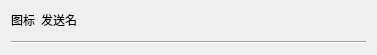
<?xml version="1.0" encoding="UTF-8"?>
<ui version="4.0">
 <class>ChatWgtItem</class>
 <widget class="QWidget" name="ChatWgtItem">
  <property name="geometry">
   <rect>
    <x>0</x>
    <y>0</y>
    <width>377</width>
    <height>45</height>
   </rect>
  </property>
  <property name="sizePolicy">
   <sizepolicy hsizetype="Expanding" vsizetype="Fixed">
    <horstretch>0</horstretch>
    <verstretch>0</verstretch>
   </sizepolicy>
  </property>
  <property name="windowTitle">
   <string>Form</string>
  </property>
  <layout class="QGridLayout" name="gridLayout">
   <item row="1" column="1">
    <widget class="QWidget" name="widgetUserSendData" native="true">
     <property name="sizePolicy">
      <sizepolicy hsizetype="Preferred" vsizetype="Fixed">
       <horstretch>0</horstretch>
       <verstretch>0</verstretch>
      </sizepolicy>
     </property>
    </widget>
   </item>
   <item row="0" column="1">
    <widget class="QLabel" name="labelUserName">
     <property name="sizePolicy">
      <sizepolicy hsizetype="Preferred" vsizetype="Fixed">
       <horstretch>0</horstretch>
       <verstretch>0</verstretch>
      </sizepolicy>
     </property>
     <property name="text">
      <string>发送名</string>
     </property>
    </widget>
   </item>
   <item row="0" column="0">
    <widget class="QLabel" name="labelUserIcon">
     <property name="sizePolicy">
      <sizepolicy hsizetype="Fixed" vsizetype="Fixed">
       <horstretch>0</horstretch>
       <verstretch>0</verstretch>
      </sizepolicy>
     </property>
     <property name="text">
      <string>图标</string>
     </property>
    </widget>
   </item>
   <item row="2" column="0" colspan="2">
    <widget class="Line" name="line">
     <property name="orientation">
      <enum>Qt::Horizontal</enum>
     </property>
    </widget>
   </item>
  </layout>
 </widget>
 <resources/>
 <connections/>
</ui>
